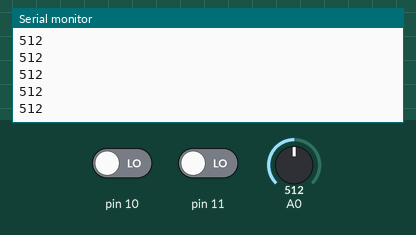
The sketch below on a simulated Arduino Uno, built with avr-gcc and run on an emulated ATmega328P. On the bench: the last lines printed to the serial monitor. The inputs (shaded band) are chosen by the test bench; at power-on: A0 = 512, pin 10 LOW, pin 11 LOW.

Above: at 1.2 s.
1.3 s: A0 set to 716
At 2.2 s:
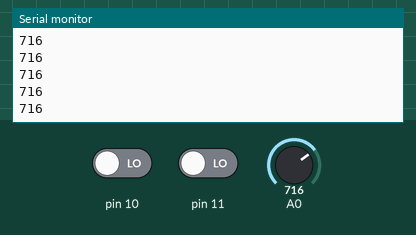
2.8 s: pin 10 driven HIGH
At 3.4 s:
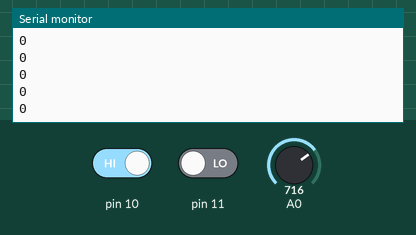
Timing chart, 0 to 5.5 s (numbered marks = the images above; inputs shaded):
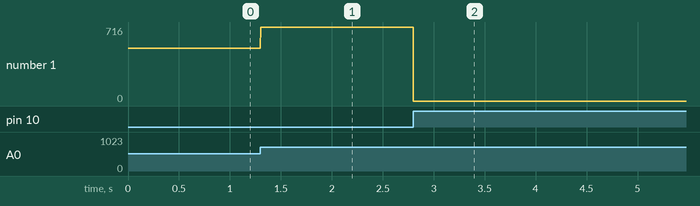

The sketch:

Serial_EKG_Code.ino
```cpp
void setup() {
  Serial.begin(115200);

  pinMode(10, INPUT);
  pinMode(11, INPUT);
}

void loop() {
  if((digitalRead(10) == 1) || (digitalRead(11) == 1)){
    Serial.println(0);
  }
  else {
    Serial.println(analogRead(A0));
  }

  delay(2);
}
```

Measured:
- after the input at 1.3 s, the serial monitor: prints a new line at once (image 1)
- after the input at 2.8 s, the serial monitor: prints a new line at once (image 2)
- plotted number 1: 512 → 716 after the input at 1.3 s, 716 → 0 after the input at 2.8 s
